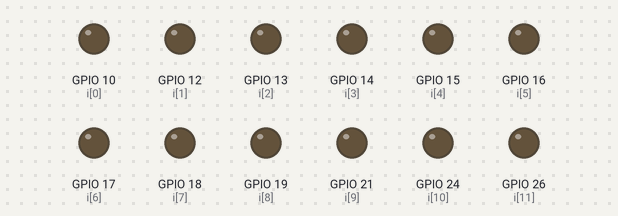
This program was run on a simulated Raspberry Pi (BCM pin numbers). Shown: output pins drawn as LEDs (lit = HIGH). At 17.0 s the program stops and its outputs stay as they are.

Above: at 0.1 s.
At 1.6 s:
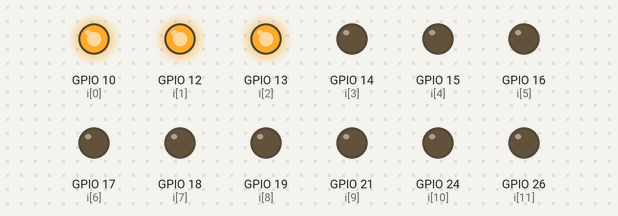
At 3.1 s:
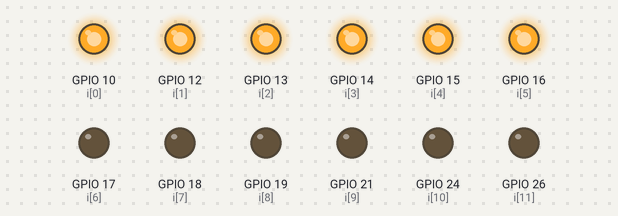
At 6.1 s:
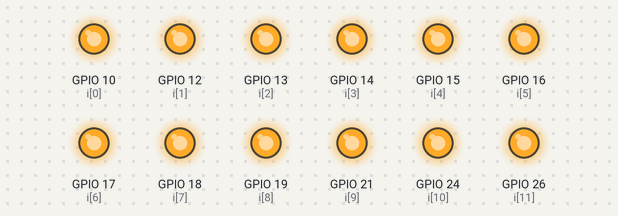
At 11.1 s:
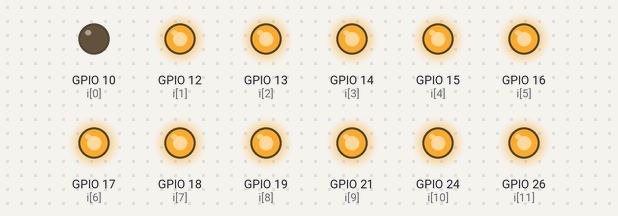
At 16.1 s:
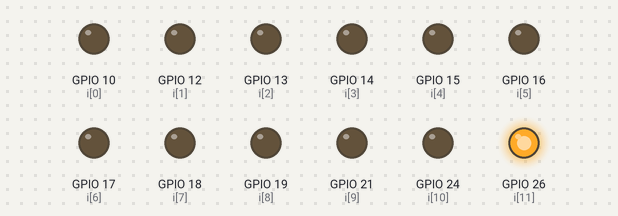
Timing chart, 0 to 18.0 s (numbered marks = the images above):
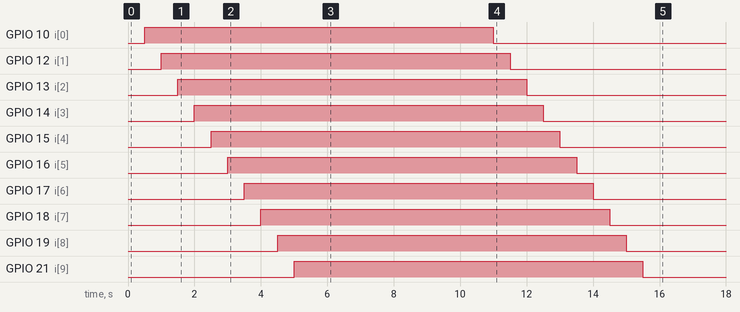

Measured:
- by itself, GPIO 10 (i[0]): LOW → HIGH at 0.50 s, → LOW 10.5 s later
- by itself, GPIO 12 (i[1]): LOW → HIGH at 1.0 s, → LOW 10.5 s later
- by itself, GPIO 13 (i[2]): LOW → HIGH at 1.5 s, → LOW 10.5 s later
- by itself, GPIO 14 (i[3]): LOW → HIGH at 2.0 s, → LOW 10.5 s later
- by itself, GPIO 15 (i[4]): LOW → HIGH at 2.5 s, → LOW 10.5 s later
- by itself, GPIO 16 (i[5]): LOW → HIGH at 3.0 s, → LOW 10.5 s later
- by itself, GPIO 17 (i[6]): LOW → HIGH at 3.5 s, → LOW 10.5 s later
- by itself, GPIO 18 (i[7]): LOW → HIGH at 4.0 s, → LOW 10.5 s later

The program:

lighton.py
```python
import RPi.GPIO as GPIO
import time

GPIO.setmode(GPIO.BCM)

for i in [10, 12, 13, 14, 15, 16, 17, 18, 19, 21, 24, 26]:
    GPIO.setup(i, GPIO.OUT)
    time.sleep(0.5)
    GPIO.output(i, GPIO.HIGH)

time.sleep(5)

for i in [10, 12, 13, 14, 15, 16, 17, 18, 19, 21, 24, 26]:
    GPIO.output(i, GPIO.LOW)
    time.sleep(0.5)

GPIO.cleanup()
```
